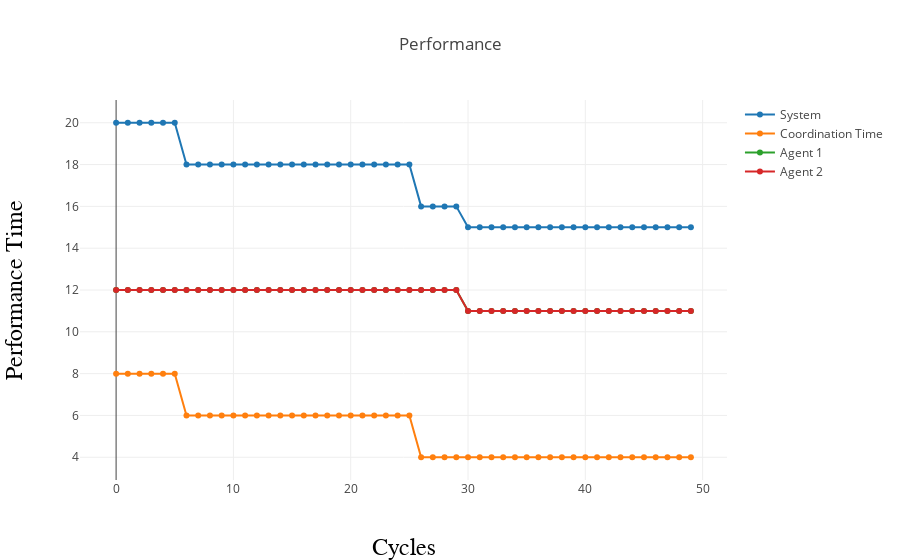

The code cell stored with this chart in its notebook:
### Markdown cell above
And the following is the performance for this configuration:

### Code cell
my_workplace_exp1b.plot_performance()

### Figure 1 — Plotly figure (JSON) as saved in the notebook; plotly's stock layout.template omitted (floating-point values rounded to 4 significant figures)
{"data": [{"mode": "lines+markers", "name": "System", "type": "scatter", "uid": "446d9a56-bd1d-4812-b4f9-729238fdc7eb", "x": [0, 1, 2, 3, 4, 5, 6, 7, 8, 9, 10, 11, 12, 13, 14, 15, 16, 17, 18, 19, 20, 21, 22, 23, 24, 25, 26, 27, 28, 29, 30, 31, 32, 33, 34, 35, 36, 37, 38, 39, 40, 41, 42, 43, 44, 45, 46, 47, 48, 49], "y": [20, 20, 20, 20, 20, 20, 18, 18, 18, 18, 18, 18, 18, 18, 18, 18, 18, 18, 18, 18, 18, 18, 18, 18, 18, 18, 16, 16, 16, 16, 15, 15, 15, 15, 15, 15, 15, 15, 15, 15, 15, 15, 15, 15, 15, 15, 15, 15, 15, 15]}, {"mode": "lines+markers", "name": "Coordination Time", "type": "scatter", "uid": "e76bd6ff-fc87-4ddf-8c37-868c746628f4", "x": [0, 1, 2, 3, 4, 5, 6, 7, 8, 9, 10, 11, 12, 13, 14, 15, 16, 17, 18, 19, 20, 21, 22, 23, 24, 25, 26, 27, 28, 29, 30, 31, 32, 33, 34, 35, 36, 37, 38, 39, 40, 41, 42, 43, 44, 45, 46, 47, 48, 49], "y": [8, 8, 8, 8, 8, 8, 6, 6, 6, 6, 6, 6, 6, 6, 6, 6, 6, 6, 6, 6, 6, 6, 6, 6, 6, 6, 4, 4, 4, 4, 4, 4, 4, 4, 4, 4, 4, 4, 4, 4, 4, 4, 4, 4, 4, 4, 4, 4, 4, 4]}, {"mode": "lines+markers", "name": "Agent 1", "type": "scatter", "uid": "c73cc13e-5f1c-4d2e-b100-fd087b6af86e", "x": [0, 1, 2, 3, 4, 5, 6, 7, 8, 9, 10, 11, 12, 13, 14, 15, 16, 17, 18, 19, 20, 21, 22, 23, 24, 25, 26, 27, 28, 29, 30, 31, 32, 33, 34, 35, 36, 37, 38, 39, 40, 41, 42, 43, 44, 45, 46, 47, 48, 49], "y": [12, 12, 12, 12, 12, 12, 12, 12, 12, 12, 12, 12, 12, 12, 12, 12, 12, 12, 12, 12, 12, 12, 12, 12, 12, 12, 12, 12, 12, 12, 11, 11, 11, 11, 11, 11, 11, 11, 11, 11, 11, 11, 11, 11, 11, 11, 11, 11, 11, 11]}, {"mode": "lines+markers", "name": "Agent 2", "type": "scatter", "uid": "7a729433-ed86-4a48-ba22-c76464149c79", "x": [0, 1, 2, 3, 4, 5, 6, 7, 8, 9, 10, 11, 12, 13, 14, 15, 16, 17, 18, 19, 20, 21, 22, 23, 24, 25, 26, 27, 28, 29, 30, 31, 32, 33, 34, 35, 36, 37, 38, 39, 40, 41, 42, 43, 44, 45, 46, 47, 48, 49], "y": [12, 12, 12, 12, 12, 12, 12, 12, 12, 12, 12, 12, 12, 12, 12, 12, 12, 12, 12, 12, 12, 12, 12, 12, 12, 12, 12, 12, 12, 12, 11, 11, 11, 11, 11, 11, 11, 11, 11, 11, 11, 11, 11, 11, 11, 11, 11, 11, 11, 11]}], "layout": {"title": "Performance", "xaxis": {"title": "Cycles", "titlefont": {"color": "black", "family": "Arial, sans-serif", "size": 24}}, "yaxis": {"title": "Performance Time", "titlefont": {"color": "black", "family": "Arial, sans-serif", "size": 24}}}}
